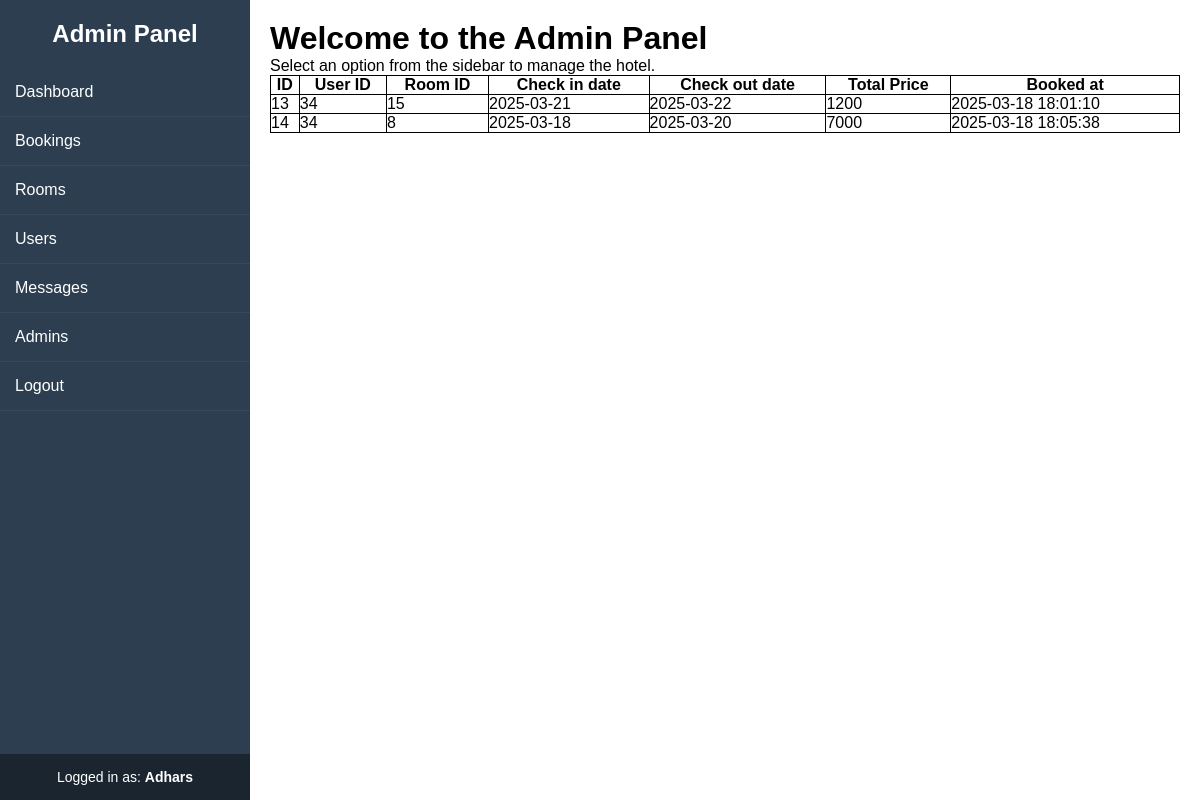
The app's page /admin/bookings.php (signed in) with its own data.
### tables this page shows
CREATE TABLE `bookings` (
  `booking_id` int(11) NOT NULL,
  `user_id` int(11) NOT NULL,
  `room_id` int(11) NOT NULL,
  `check_in_date` date NOT NULL,
  `check_out_date` date NOT NULL,
  `total_price` decimal(10,0) NOT NULL,
  `booked_at` timestamp NOT NULL DEFAULT current_timestamp() ON UPDATE current_timestamp()
);

### admin/bookings.php (the view, shortened to what this page needs)
<?php include '../includes/config.php'; ?>
<!DOCTYPE html>
<html lang="en">
<head>
    <link rel="stylesheet" href="../css/sidebar.css">
</head>
<body>
    <?php include 'inc/sidebar.php'; ?>
    <div class="content">
        <h1>Welcome to the Admin Panel</h1>
        <p>Select an option from the sidebar to manage the hotel.</p>
        <?php
        $query = "SELECT * FROM bookings";
        $result = $conn->query($query);
        echo "<table><tr><th>ID</th><th>User ID</th><th>Room ID</th><th>Check in date</th><th>Check out date</th><th>Total Price</th><th>Booked at</th></tr>";
        while ($row = mysqli_fetch_assoc($result)) {
            echo "<tr><td>" . $row['booking_id'] . "</td>";
            echo "<td>" . $row['user_id'] . "</td>";
            echo "<td>" . $row['room_id'] . "</td>";
            echo "<td>" . $row['check_in_date'] . "</td>";
            echo "<td> " . $row['check_out_date'] . "</td>";
            echo "<td>" . $row['total_price'] . "</td>";
            echo "<td>" . $row['booked_at'] . "</td>";
        }
        echo "</table>";
        ?>
    </div>
</body>
</html>

### css/sidebar.css (style rules this page uses)
* { margin: 0; padding: 0; box-sizing: border-box; font-family: Arial, sans-serif; }
body { display: flex; }
.content { margin-left: 250px; padding: 20px; width: 100%; }

### admin/bookings.php (style rules this page uses)
table { width: 100%; border-collapse: collapse; }
table, th, td { border: 1px solid black; }

### records on screen
bookings: booking_id "13", user "34", room "15", check_in_date "2025-03-21", check_out_date "2025-03-22", total_price "1200", booked_at "2025-03-18 18:01:10"
bookings: booking_id "14", user "34", room "8", check_in_date "2025-03-18", check_out_date "2025-03-20", total_price "7000", booked_at "2025-03-18 18:05:38"

### other values on screen
$_SESSION['admin_name'] "Adhars"
